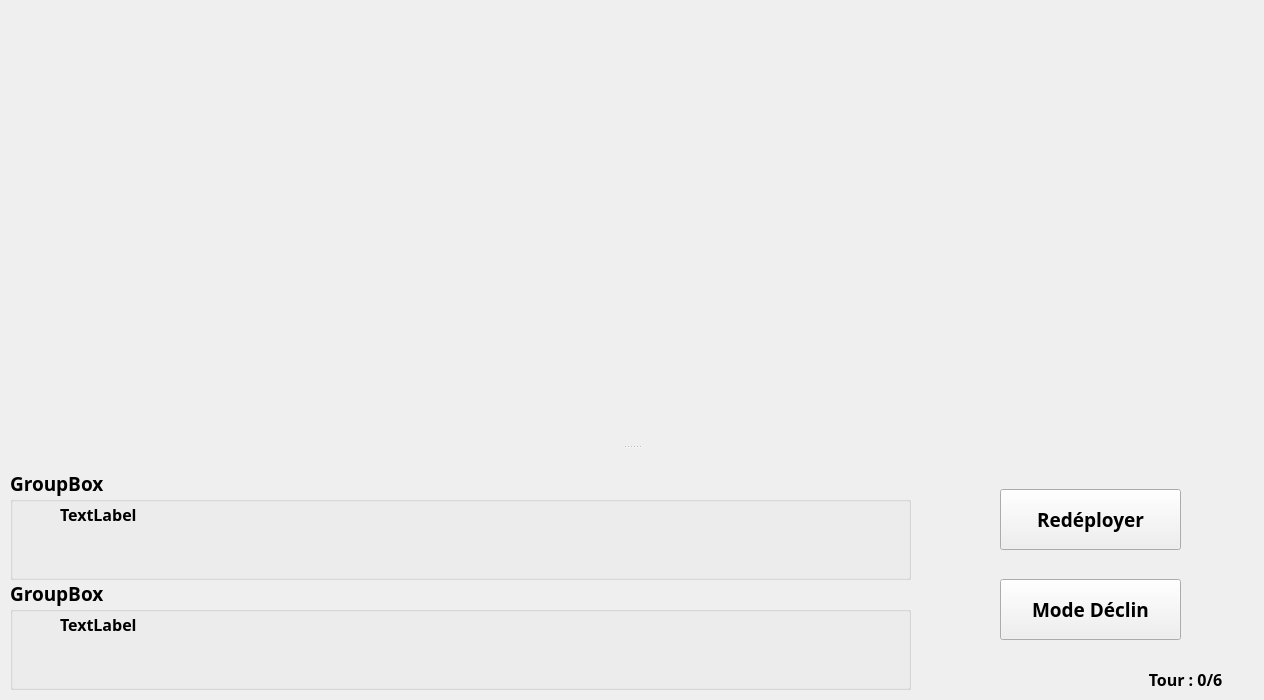
<?xml version="1.0" encoding="UTF-8"?>
<ui version="4.0">
 <class>MapWindow</class>
 <widget class="QMainWindow" name="MapWindow">
  <property name="windowModality">
   <enum>Qt::WindowModal</enum>
  </property>
  <property name="geometry">
   <rect>
    <x>0</x>
    <y>0</y>
    <width>1264</width>
    <height>700</height>
   </rect>
  </property>
  <property name="minimumSize">
   <size>
    <width>1136</width>
    <height>700</height>
   </size>
  </property>
  <property name="windowTitle">
   <string>MainWindow</string>
  </property>
  <property name="styleSheet">
   <string notr="true"/>
  </property>
  <widget class="QWidget" name="centralwidget"/>
  <widget class="QDockWidget" name="bottomPanel">
   <property name="enabled">
    <bool>true</bool>
   </property>
   <property name="minimumSize">
    <size>
     <width>1136</width>
     <height>250</height>
    </size>
   </property>
   <property name="baseSize">
    <size>
     <width>0</width>
     <height>0</height>
    </size>
   </property>
   <property name="floating">
    <bool>false</bool>
   </property>
   <property name="features">
    <set>QDockWidget::NoDockWidgetFeatures</set>
   </property>
   <property name="allowedAreas">
    <set>Qt::AllDockWidgetAreas</set>
   </property>
   <attribute name="dockWidgetArea">
    <number>8</number>
   </attribute>
   <widget class="QWidget" name="bottomPanelWindow">
    <property name="styleSheet">
     <string notr="true">background-image: url(:/fond/images/mapViewFond.jpg);</string>
    </property>
    <widget class="QPushButton" name="pushButton">
     <property name="geometry">
      <rect>
       <x>1000</x>
       <y>20</y>
       <width>181</width>
       <height>61</height>
      </rect>
     </property>
     <property name="font">
      <font>
       <family>Lucida Handwriting</family>
       <pointsize>14</pointsize>
       <weight>75</weight>
       <italic>false</italic>
       <bold>true</bold>
      </font>
     </property>
     <property name="styleSheet">
      <string notr="true">background-image: url(:/fond/images/nouvelle_partie.jpg);</string>
     </property>
     <property name="text">
      <string>Redéployer</string>
     </property>
    </widget>
    <widget class="QGroupBox" name="groupBoxJ2">
     <property name="geometry">
      <rect>
       <x>10</x>
       <y>110</y>
       <width>901</width>
       <height>111</height>
      </rect>
     </property>
     <property name="font">
      <font>
       <family>Lucida Handwriting</family>
       <pointsize>14</pointsize>
       <weight>75</weight>
       <bold>true</bold>
      </font>
     </property>
     <property name="title">
      <string>GroupBox</string>
     </property>
     <widget class="QLabel" name="goldP2">
      <property name="geometry">
       <rect>
        <x>790</x>
        <y>50</y>
        <width>101</width>
        <height>51</height>
       </rect>
      </property>
      <property name="styleSheet">
       <string notr="true">background-image: url(:/images/Or.png);</string>
      </property>
      <property name="text">
       <string/>
      </property>
     </widget>
     <widget class="QLabel" name="combiJ2">
      <property name="enabled">
       <bool>true</bool>
      </property>
      <property name="geometry">
       <rect>
        <x>50</x>
        <y>30</y>
        <width>211</width>
        <height>31</height>
       </rect>
      </property>
      <property name="font">
       <font>
        <family>Lucida Handwriting</family>
        <pointsize>12</pointsize>
        <weight>75</weight>
        <bold>true</bold>
       </font>
      </property>
      <property name="styleSheet">
       <string notr="true">background-image: url(:/fond/images/panneau2.png);</string>
      </property>
      <property name="text">
       <string>TextLabel</string>
      </property>
     </widget>
    </widget>
    <widget class="QGroupBox" name="groupBoxJ1">
     <property name="enabled">
      <bool>true</bool>
     </property>
     <property name="geometry">
      <rect>
       <x>10</x>
       <y>0</y>
       <width>901</width>
       <height>111</height>
      </rect>
     </property>
     <property name="font">
      <font>
       <family>Lucida Handwriting</family>
       <pointsize>14</pointsize>
       <weight>75</weight>
       <bold>true</bold>
      </font>
     </property>
     <property name="title">
      <string>GroupBox</string>
     </property>
     <widget class="QLabel" name="combiJ1">
      <property name="geometry">
       <rect>
        <x>50</x>
        <y>30</y>
        <width>211</width>
        <height>31</height>
       </rect>
      </property>
      <property name="font">
       <font>
        <family>Lucida Handwriting</family>
        <pointsize>12</pointsize>
        <weight>75</weight>
        <bold>true</bold>
       </font>
      </property>
      <property name="styleSheet">
       <string notr="true">background-image: url(:/fond/images/panneau2.png);
</string>
      </property>
      <property name="text">
       <string>TextLabel</string>
      </property>
     </widget>
     <widget class="QLabel" name="goldP1">
      <property name="geometry">
       <rect>
        <x>790</x>
        <y>40</y>
        <width>101</width>
        <height>51</height>
       </rect>
      </property>
      <property name="font">
       <font>
        <family>Lucida Handwriting</family>
        <pointsize>14</pointsize>
        <weight>75</weight>
        <bold>true</bold>
       </font>
      </property>
      <property name="styleSheet">
       <string notr="true">background-image: url(:/images/Or.png);</string>
      </property>
      <property name="text">
       <string/>
      </property>
     </widget>
    </widget>
    <widget class="QPushButton" name="pushButton_2">
     <property name="geometry">
      <rect>
       <x>1000</x>
       <y>110</y>
       <width>181</width>
       <height>61</height>
      </rect>
     </property>
     <property name="font">
      <font>
       <family>Lucida Handwriting</family>
       <pointsize>14</pointsize>
       <weight>75</weight>
       <italic>false</italic>
       <bold>true</bold>
      </font>
     </property>
     <property name="styleSheet">
      <string notr="true">background-image: url(:/fond/images/nouvelle_partie.jpg);</string>
     </property>
     <property name="text">
      <string>Mode Déclin</string>
     </property>
    </widget>
    <widget class="QLabel" name="labelNbTour">
     <property name="geometry">
      <rect>
       <x>1100</x>
       <y>190</y>
       <width>171</width>
       <height>41</height>
      </rect>
     </property>
     <property name="font">
      <font>
       <family>Lucida Handwriting</family>
       <pointsize>12</pointsize>
       <weight>75</weight>
       <bold>true</bold>
      </font>
     </property>
     <property name="layoutDirection">
      <enum>Qt::LeftToRight</enum>
     </property>
     <property name="styleSheet">
      <string notr="true">background-image: url(:/fond/Bouton);</string>
     </property>
     <property name="text">
      <string>&lt;html&gt;&lt;head/&gt;&lt;body&gt;&lt;p&gt;Tour : 0/6&lt;/p&gt;&lt;/body&gt;&lt;/html&gt;</string>
     </property>
     <property name="alignment">
      <set>Qt::AlignCenter</set>
     </property>
    </widget>
    <zorder>groupBoxJ2</zorder>
    <zorder>pushButton</zorder>
    <zorder>groupBoxJ1</zorder>
    <zorder>pushButton_2</zorder>
    <zorder>labelNbTour</zorder>
   </widget>
  </widget>
 </widget>
 <resources/>
 <connections/>
</ui>
